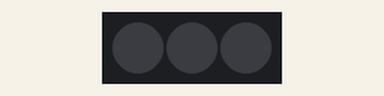
Simulated run of this sketch. Board: Arduino Uno, built with avr-gcc and run on an emulated ATmega328P. Shown: 3 RGB LEDs in strip order, left to right. Dim RGB values are drawn brighter than linear; what the sketch prints to the serial monitor is not drawn.

Above: at 0.77 s.
At 1.45 s:
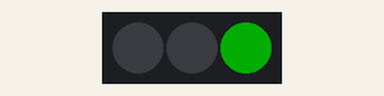
At 3.91 s:
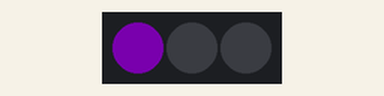
At 6.21 s:
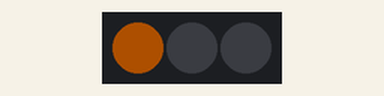
At 8.87 s:
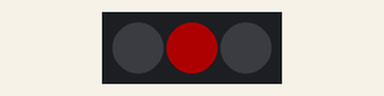
At 11.93 s:
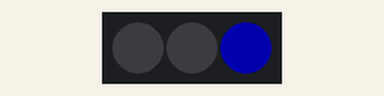
Timing chart, 0 to 12.4 s (numbered marks = the images above):
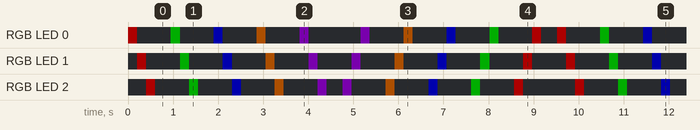

Measured:
- by itself, everything shown: repeats every 9.5 s, in 40 steps

The sketch:

04_rgb_sequential.ino
```cpp
#include <Arduino.h>
#include <Adafruit_NeoPixel.h>

// AlphaBot V2-Ar RGB LED task
// Data line: D12
// Adjust LED_COUNT if your board has a different number of WS2812B LEDs.

const uint8_t RGB_PIN = 12;
const uint8_t LED_COUNT = 3;
const uint8_t BRIGHTNESS = 50;

Adafruit_NeoPixel strip(LED_COUNT, RGB_PIN, NEO_GRB + NEO_KHZ800);

const unsigned long STEP_DELAY_MS = 200;
const unsigned long PAUSE_DELAY_MS = 350;

struct ColorStep {
  uint8_t r;
  uint8_t g;
  uint8_t b;
};

const ColorStep colors[] = {
  {255, 0, 0},
  {0, 255, 0},
  {0, 0, 255},
  {255, 120, 0},
  {180, 0, 255}
};

const uint8_t COLOR_COUNT = sizeof(colors) / sizeof(colors[0]);

void setAll(uint8_t r, uint8_t g, uint8_t b) {
  for (uint8_t i = 0; i < LED_COUNT; i++) {
    strip.setPixelColor(i, strip.Color(r, g, b));
  }
  strip.show();
}

void clearAll() {
  setAll(0, 0, 0);
}

void setup() {
  Serial.begin(9600);

  strip.begin();
  strip.setBrightness(BRIGHTNESS);
  clearAll();

  Serial.println(F("04_rgb_sequential ready"));
}

void loop() {
  // Light each LED one-by-one with a changing color.
  for (uint8_t colorIndex = 0; colorIndex < COLOR_COUNT; colorIndex++) {
    for (uint8_t led = 0; led < LED_COUNT; led++) {
      clearAll();
      strip.setPixelColor(led, strip.Color(colors[colorIndex].r,
                                           colors[colorIndex].g,
                                           colors[colorIndex].b));
      strip.show();
      delay(STEP_DELAY_MS);
    }
    clearAll();
    delay(PAUSE_DELAY_MS);
  }

  // Reverse sequence for a visible loop effect.
  for (int colorIndex = COLOR_COUNT - 1; colorIndex >= 0; colorIndex--) {
    for (int led = LED_COUNT - 1; led >= 0; led--) {
      clearAll();
      strip.setPixelColor((uint8_t)led, strip.Color(colors[colorIndex].r,
                                                    colors[colorIndex].g,
                                                    colors[colorIndex].b));
      strip.show();
      delay(STEP_DELAY_MS);
    }
    clearAll();
    delay(PAUSE_DELAY_MS);
  }
}
```

oled_display.ino
```cpp

```
